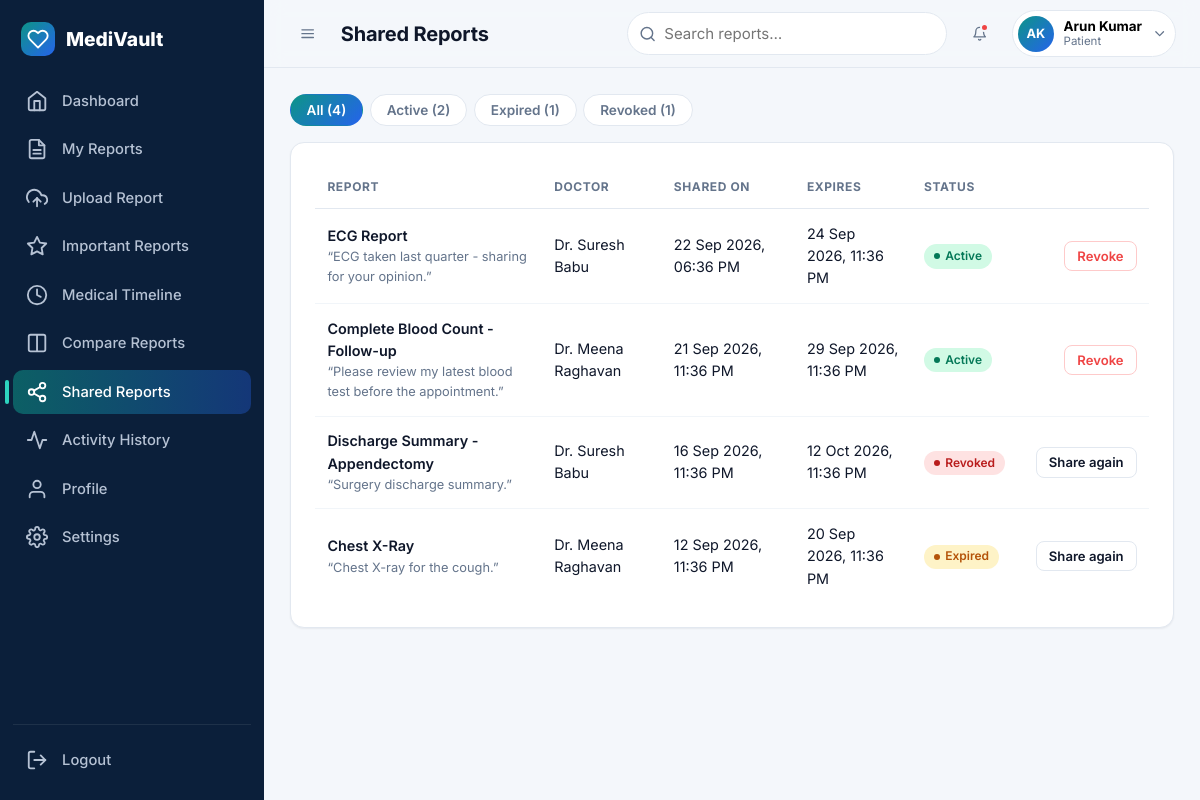
The app's page /shared-reports (signed in) with its own data.
### tables this page shows
CREATE TABLE users (
    id            INTEGER PRIMARY KEY AUTOINCREMENT,
    name          TEXT NOT NULL,
    email         TEXT NOT NULL UNIQUE,
    phone         TEXT,
    password_hash TEXT NOT NULL,
    role          TEXT NOT NULL CHECK (role IN ('patient','doctor','admin')),
    is_active     INTEGER NOT NULL DEFAULT 1,
    created_at    TEXT NOT NULL,
    updated_at    TEXT NOT NULL
);

CREATE TABLE report_shares (
    id         INTEGER PRIMARY KEY AUTOINCREMENT,
    report_id  INTEGER NOT NULL REFERENCES reports(id) ON DELETE CASCADE,
    patient_id INTEGER NOT NULL REFERENCES patients(id) ON DELETE CASCADE,
    doctor_id  INTEGER NOT NULL REFERENCES doctors(id) ON DELETE CASCADE,
    message    TEXT,
    expires_at TEXT NOT NULL,
    status     TEXT NOT NULL DEFAULT 'active' CHECK (status IN ('active','revoked')),
    revoked_at TEXT,
    created_at TEXT NOT NULL,
    updated_at TEXT NOT NULL
);

CREATE TABLE reports (
    id              INTEGER PRIMARY KEY AUTOINCREMENT,
    patient_id      INTEGER NOT NULL REFERENCES patients(id) ON DELETE CASCADE,
    category_id     INTEGER NOT NULL REFERENCES report_categories(id),
    title           TEXT NOT NULL,
    hospital_name   TEXT,
    laboratory_name TEXT,
    doctor_name     TEXT,
    department      TEXT,
    report_date     TEXT NOT NULL,
    notes           TEXT,
    is_important    INTEGER NOT NULL DEFAULT 0,
    file_name       TEXT NOT NULL,
    stored_name     TEXT NOT NULL UNIQUE,
    file_type       TEXT NOT NULL,
    file_size       INTEGER NOT NULL,
    file_hash       TEXT NOT NULL,
    uploaded_at     TEXT NOT NULL,
    updated_at      TEXT NOT NULL
);

### routes/patient.py (the view)
@bp.route("/shared-reports")
@patient_only
def shared_reports():
    return render_template("shared_reports.html", shares=report_model.shares_for_patient(g.patient["id"]))

### models/__init__.py (called while the page is built)
def now_str():
    return datetime.now().strftime("%Y-%m-%d %H:%M:%S")

def connect(path):
    conn = sqlite3.connect(path)
    conn.row_factory = sqlite3.Row
    conn.execute("PRAGMA foreign_keys = ON")
    return conn

def get_db():
    if "db" not in g:
        g.db = connect(current_app.config["DATABASE"])
    return g.db

def query(sql, args=(), one=False):
    cur = get_db().execute(sql, args)
    rows = cur.fetchall()
    cur.close()
    if one:
        return rows[0] if rows else None
    return rows

### models/activity.py (called while the page is built)
def for_user(user_id, limit=200):
    return query(_BASE + "WHERE a.user_id = ? OR a.target_user_id = ? ORDER BY a.created_at DESC, a.id DESC LIMIT ?",
                 (user_id, user_id, limit))

### models/patient.py (called while the page is built)
def get_by_user(user_id):
    pat = query("SELECT * FROM patients WHERE user_id = ?", (user_id,), one=True)
    if pat and not pat["qr_token"]:
        ensure_qr_token(pat["id"])
        pat = query("SELECT * FROM patients WHERE user_id = ?", (user_id,), one=True)
    return pat

### models/report.py (called while the page is built)
def share_status(share):
    if share["status"] == "revoked":
        return "revoked"
    if share["expires_at"] <= now_str():
        return "expired"
    return "active"

def _decorate(rows):
    out = []
    for row in rows:
        d = dict(row)
        d["effective_status"] = share_status(row)
        out.append(d)
    return out

def shares_for_patient(patient_id):
    return _decorate(query(_SHARE_SELECT + "WHERE s.patient_id = ? ORDER BY s.created_at DESC, s.id DESC", (patient_id,)))

### models/user.py (called while the page is built)
def get_by_id(user_id):
    return query("SELECT * FROM users WHERE id = ?", (user_id,), one=True)

### utils/auth.py (called while the page is built)
def login_required(view):
    @wraps(view)
    def wrapped(*args, **kwargs):
        if g.user is None:
            if wants_json():
                return jsonify(ok=False, message="Please log in to continue."), 401
            flash("Please log in to continue.", "error")
            return redirect(url_for("auth.login", next=request.path))
        return view(*args, **kwargs)
    return wrapped

def role_required(*roles):
    def decorator(view):
        @wraps(view)
        @login_required
        def wrapped(*args, **kwargs):
            if g.user["role"] not in roles:
                abort(403)
            if g.user["role"] == "patient":
                g.patient = patient_model.get_by_user(g.user["id"])
            elif g.user["role"] == "doctor":
                g.doctor = doctor_model.get_by_user(g.user["id"])
            return view(*args, **kwargs)
        return wrapped
    return decorator

### templates/shared_reports.html (shortened to what this page needs)
{% extends 'base.html' %}
{% from '_macros.html' import icon, status_badge, empty_state %}
{% block page_title %}Shared Reports{% endblock %}
{% block content %}
{% if shares %}
<div class="tabs" id="shareTabs">
  <button class="tab active" data-filter="all">All ({{ shares|length }})</button>
  <button class="tab" data-filter="active">Active ({{ shares|selectattr('effective_status','equalto','active')|list|length }})</button>
  <button class="tab" data-filter="expired">Expired ({{ shares|selectattr('effective_status','equalto','expired')|list|length }})</button>
  <button class="tab" data-filter="revoked">Revoked ({{ shares|selectattr('effective_status','equalto','revoked')|list|length }})</button>
</div>
<div class="card">
  <div class="table-wrap"><table class="table responsive">
    <thead><tr><th>Report</th><th>Doctor</th><th>Shared on</th><th>Expires</th><th>Status</th><th></th></tr></thead>
    <tbody>
    {% for s in shares %}
      <tr data-status="{{ s.effective_status }}">
        <td data-label="Report"><a class="row-title" href="{{ url_for('patient.report_details', report_id=s.report_id) }}">{{ s.title }}</a>
          {% if s.message %}<div class="row-meta">“{{ s.message }}”</div>{% endif %}</td>
        <td data-label="Doctor">{{ s.doctor_name }}</td>
        <td data-label="Shared on">{{ s.created_at|fmt_datetime }}</td>
        <td data-label="Expires">{{ s.expires_at|fmt_datetime }}</td>
        <td data-label="Status">{{ status_badge(s.effective_status) }}</td>
        <td class="t-actions">
          {% if s.effective_status == 'active' %}
          <form method="post" action="{{ url_for('patient.revoke_share', share_id=s.id) }}" data-confirm="{{ s.doctor_name }} will immediately lose access to “{{ s.title }}”.">
            <input type="hidden" name="csrf_token" value="{{ csrf_token() }}"><button class="btn btn-danger-outline btn-sm" type="submit">Revoke</button></form>
          {% else %}<a class="btn btn-outline btn-sm" href="{{ url_for('patient.share_report', report_id=s.report_id) }}">Share again</a>{% endif %}
        </td>
      </tr>
    {% endfor %}
    </tbody></table></div>
</div>
{% else %}
<div class="card">{{ empty_state('share', 'No shared reports', 'Open any report and choose Share to give a doctor time-limited access.', 'View my reports', url_for('patient.reports')) }}</div>
{% endif %}
{% endblock %}

### templates/base.html (shortened to what this page needs)
{% import '_macros.html' as m with context %}
<!DOCTYPE html>
<html lang="en">
<head>
  <link rel="stylesheet" href="{{ url_for('static', filename='css/style.css') }}">
  <link rel="stylesheet" href="{{ url_for('static', filename='css/dashboard.css') }}">
  <link rel="stylesheet" href="{{ url_for('static', filename='css/animations.css') }}">
</head>
<body class="{% block body_class %}{% endblock %}">
{% if current_user %}
{% set role = current_user.role %}
{% set search_action = url_for('patient.reports') if role == 'patient' else (url_for('doctor.reports') if role == 'doctor' else url_for('admin.users')) %}
{% macro nav_item(endpoint, ic, label, also=[]) %}
  <a class="nav-link {{ 'active' if request.endpoint == endpoint or request.endpoint in also }}" href="{{ url_for(endpoint) }}" title="{{ label }}">
    {{ m.icon(ic) }}<span class="nav-label">{{ label }}</span></a>
{% endmacro %}
<div class="app" id="app">
  <aside class="sidebar" id="sidebar">
    <div class="sidebar-brand">
      <span class="logo">{{ m.icon('heart') }}</span><span class="brand-text">MediVault</span>
    </div>
    <nav class="nav" id="nav">
      <span class="nav-indicator" id="navIndicator"></span>
      {% if role == 'patient' %}
        {{ nav_item('patient.dashboard', 'home', 'Dashboard') }}
        {{ nav_item('patient.reports', 'file', 'My Reports', ['patient.report_details','patient.edit_report','patient.share_report']) }}
        {{ nav_item('patient.upload_report', 'upload', 'Upload Report') }}
        {{ nav_item('patient.important_reports', 'star', 'Important Reports') }}
        {{ nav_item('patient.timeline', 'clock', 'Medical Timeline') }}
        {{ nav_item('patient.compare', 'columns', 'Compare Reports') }}
        {{ nav_item('patient.shared_reports', 'share', 'Shared Reports') }}
        {{ nav_item('patient.activities', 'activity', 'Activity History') }}
      {% elif role == 'doctor' %}
        {{ nav_item('doctor.dashboard', 'home', 'Dashboard') }}
        {{ nav_item('doctor.reports', 'folder', 'Shared Reports', ['doctor.report_details']) }}
      {% else %}
        {{ nav_item('admin.dashboard', 'home', 'Dashboard') }}
        {{ nav_item('admin.users', 'users', 'Users', ['admin.user_detail']) }}
        {{ nav_item('admin.categories', 'folder', 'Categories') }}
        {{ nav_item('admin.activity', 'activity', 'Activity Logs') }}
      {% endif %}
      {{ nav_item('patient.profile', 'user', 'Profile', ['patient.edit_profile']) }}
      {{ nav_item('patient.settings', 'settings', 'Settings') }}
    </nav>
    <form method="post" action="{{ url_for('auth.logout') }}" class="sidebar-foot">
      <button class="nav-link logout-btn" type="submit">{{ m.icon('logout') }}<span class="nav-label">Logout</span></button>
    </form>
  </aside>
  <div class="main">
    <header class="topbar">
      <button class="icon-btn" id="sidebarToggle" aria-label="Toggle sidebar">{{ m.icon('menu') }}</button>
      <h1 class="page-title">{% block page_title %}Dashboard{% endblock %}</h1>
      <form class="top-search" action="{{ search_action }}" method="get" role="search">
        {{ m.icon('search') }}
        <input type="search" name="q" placeholder="{{ 'Search reports…' if role == 'patient' else ('Search shared reports…' if role == 'doctor' else 'Search users…') }}" aria-label="Search">
      </form>
      <div class="dropdown" id="notifDropdown">
        <button class="icon-btn" data-dropdown aria-label="Notifications">{{ m.icon('bell') }}{% if has_new_notifications %}<span class="notif-dot"></span>{% endif %}</button>
      </div>
      <div class="dropdown" id="userDropdown">
        <button class="user-chip" data-dropdown aria-label="Account menu">
          <span class="avatar">{{ current_user.name|initials }}</span>
          <span class="user-meta"><strong>{{ current_user.name }}</strong><small>{{ role|capitalize }}</small></span>
          {{ m.icon('chevron-down', 'chev') }}
        </button>
      </div>
    </header>
    <main class="content page-enter" id="content">
      {% block content %}{% endblock %}
    </main>
  </div>
</div>
{% else %}
  {% block public %}{% endblock %}
{% endif %}
</body>
</html>

### templates/_macros.html (shortened to what this page needs)
{% macro icon(name, cls='') -%}
<svg class="icon {{ cls }}" aria-hidden="true"><use href="#i-{{ name }}"/></svg>
{%- endmacro %}
{% macro status_badge(status) -%}
<span class="badge badge-{{ {'active':'success','expired':'warning','revoked':'danger'}[status] }}"><span class="dot"></span>{{ status|capitalize }}</span>
{%- endmacro %}

### static/css/style.css (style rules this page uses)
:root { --primary: #0d9488; --primary-dark: #0f766e; --primary-soft: #ccfbf1; --accent: #2563eb; --bg: #f4f7fb; --surface: #ffffff; --text: #0f172a; --muted: #64748b; --border: #e2e8f0; --success: #10b981; --warning: #f59e0b; --danger: #ef4444; --info: #3b82f6; --star: #f59e0b; --radius-sm: 8px; --radius: 14px; --radius-lg: 20px; --shadow-sm: 0 1px 2px rgba(15,23,42,.06); --shadow: 0 4px 16px rgba(15,23,42,.07); --shadow-lg: 0 18px 40px rgba(15,23,42,.14); --space-1: .25rem; --space-2: .5rem; --space-3: .75rem; --space-4: 1rem; --space-5: 1.5rem; --space-6: 2rem; --space-7: 3rem; --font: "Inter", system-ui, -apple-system, "Segoe UI", Roboto, Helvetica, Arial, sans-serif; --grad: linear-gradient(135deg, #0d9488 0%, #2563eb 100%); --ease: cubic-bezier(.22,.61,.36,1); }
*, *::before, *::after { box-sizing: border-box; }
html { scroll-behavior: smooth; }
body { margin: 0; font-family: var(--font); color: var(--text); background: var(--bg); line-height: 1.55; font-size: 15px; -webkit-font-smoothing: antialiased; }
h1, h2, h3, h4 { margin: 0 0 .4em; line-height: 1.2; letter-spacing: -.01em; }
a { color: var(--primary-dark); text-decoration: none; }
.icon { width: 1.15em; height: 1.15em; fill: none; stroke: currentColor; stroke-width: 2; stroke-linecap: round; stroke-linejoin: round; flex: none; vertical-align: -.2em; }
.btn { display: inline-flex; align-items: center; justify-content: center; gap: .5rem; padding: .62rem 1.1rem; border: 1px solid transparent; border-radius: 10px; font: 600 .92rem var(--font); cursor: pointer; text-decoration: none !important; transition: transform .15s var(--ease), box-shadow .2s, background .2s, border-color .2s, color .2s; white-space: nowrap; }
.btn-outline { background: var(--surface); border-color: var(--border); color: var(--text); }
.btn-danger-outline { background: #fff; border-color: #fecaca; color: var(--danger); }
.btn-sm { padding: .38rem .75rem; font-size: .82rem; border-radius: 8px; }
.icon-btn { position: relative; display: inline-grid; place-items: center; width: 40px; height: 40px; border: 0; border-radius: 10px; background: transparent; color: var(--muted); cursor: pointer; transition: background .2s, color .2s; }
.badge { display: inline-flex; align-items: center; gap: .35rem; padding: .18rem .6rem; border-radius: 999px; font-size: .75rem; font-weight: 600; }
.badge .dot { width: 6px; height: 6px; border-radius: 50%; background: currentColor; }
.badge-success { background: #d1fae5; color: #047857; }
.badge-warning { background: #fef3c7; color: #b45309; }
.badge-danger { background: #fee2e2; color: #b91c1c; }
.card { background: var(--surface); border: 1px solid var(--border); border-radius: var(--radius); padding: var(--space-5); box-shadow: var(--shadow-sm); transition: box-shadow .25s, transform .25s; margin-bottom: var(--space-5); }
.table-wrap { overflow-x: auto; }
.table { width: 100%; border-collapse: collapse; font-size: .9rem; }
.table th { text-align: left; font-size: .75rem; text-transform: uppercase; letter-spacing: .05em; color: var(--muted); padding: .7rem .8rem; border-bottom: 1px solid var(--border); white-space: nowrap; }
.table td { padding: .85rem .8rem; border-bottom: 1px solid #f1f5f9; vertical-align: middle; }
.table tbody tr { transition: background .15s; }
.table tr:last-child td { border-bottom: 0; }
.t-actions { text-align: right; white-space: nowrap; }
.t-actions form, .t-actions a { display: inline-block; margin-left: .35rem; }
.row-title { font-weight: 600; color: var(--text); }
.row-meta { font-size: .8rem; color: var(--muted); }
.tabs { display: flex; gap: .4rem; margin-bottom: var(--space-4); flex-wrap: wrap; }
.tab { border: 1px solid var(--border); background: #fff; padding: .45rem 1rem; border-radius: 999px; font: 600 .85rem var(--font); cursor: pointer; color: var(--muted); transition: all .2s; }
.tab.active { background: var(--grad); color: #fff; border-color: transparent; }
.avatar { display: inline-grid; place-items: center; width: 36px; height: 36px; border-radius: 50%; background: var(--grad); color: #fff; font-weight: 700; font-size: .8rem; flex: none; }
.logo { display: inline-grid; place-items: center; width: 34px; height: 34px; border-radius: 10px; background: var(--grad); color: #fff; }
.dropdown { position: relative; }

### static/css/animations.css (style rules this page uses)
.page-enter { animation: fadeIn .35s ease, slideUp .4s var(--ease); }

### records on screen
users: q "Search reports…", name|initials "AK", name "Arun Kumar", role "Patient"
report_shares: title "ECG Report", message "ECG taken last quarter - sharing for your opinion.", doctor_name "Dr. Suresh Babu", created_at|fmt_datetime "22 Sep 2026, 06:36 PM", expires_at|fmt_datetime "24 Sep 2026, 11:36 PM", status "Active"
report_shares: title "Complete Blood Count - Follow-up", message "Please review my latest blood test before the appointment.", doctor_name "Dr. Meena Raghavan", created_at|fmt_datetime "21 Sep 2026, 11:36 PM", expires_at|fmt_datetime "29 Sep 2026, 11:36 PM", status "Active"
report_shares: title "Discharge Summary - Appendectomy", message "Surgery discharge summary.", doctor_name "Dr. Suresh Babu", created_at|fmt_datetime "16 Sep 2026, 11:36 PM", expires_at|fmt_datetime "12 Oct 2026, 11:36 PM", status "Revoked"
report_shares: title "Chest X-Ray", message "Chest X-ray for the cough.", doctor_name "Dr. Meena Raghavan", created_at|fmt_datetime "12 Sep 2026, 11:36 PM", expires_at|fmt_datetime "20 Sep 2026, 11:36 PM", status "Expired"

### other values on screen
{{ label }} "Dashboard My Reports Upload Report Important Reports Medical Timeline Compare Reports Shared Reports Activity History Profile Settings"
{{ shares|length }} "4"
{{ shares|selectattr('effective_status','equalto','active')|list|length }} "2"
{{ shares|selectattr('effective_status','equalto','expired')|list|length }} "1"
{{ shares|selectattr('effective_status','equalto','revoked')|list|length }} "1"
